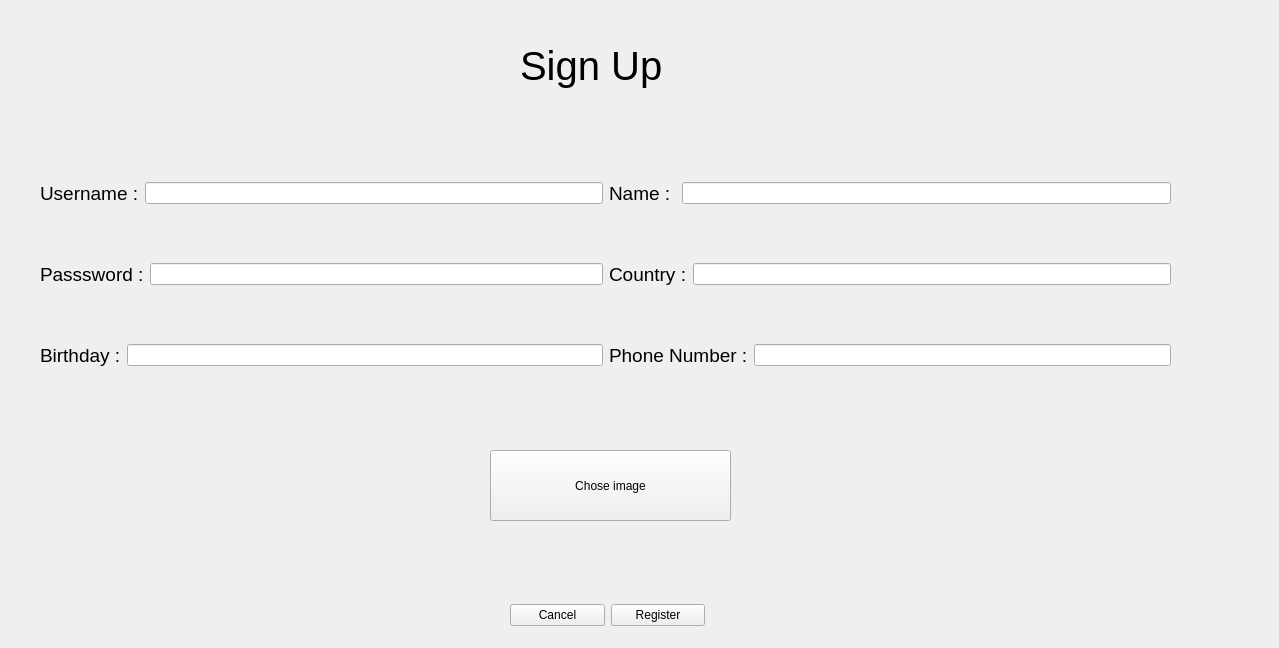
<?xml version="1.0" encoding="UTF-8"?>
<ui version="4.0">
 <class>SignUp</class>
 <widget class="QWidget" name="SignUp">
  <property name="geometry">
   <rect>
    <x>0</x>
    <y>0</y>
    <width>1279</width>
    <height>648</height>
   </rect>
  </property>
  <property name="windowTitle">
   <string>Form</string>
  </property>
  <widget class="QLabel" name="label">
   <property name="geometry">
    <rect>
     <x>520</x>
     <y>30</y>
     <width>281</width>
     <height>71</height>
    </rect>
   </property>
   <property name="font">
    <font>
     <pointsize>30</pointsize>
    </font>
   </property>
   <property name="text">
    <string>Sign Up</string>
   </property>
  </widget>
  <widget class="QWidget" name="layoutWidget">
   <property name="geometry">
    <rect>
     <x>40</x>
     <y>130</y>
     <width>1131</width>
     <height>291</height>
    </rect>
   </property>
   <layout class="QHBoxLayout" name="horizontalLayout">
    <item>
     <layout class="QVBoxLayout" name="verticalLayout_2">
      <item>
       <layout class="QHBoxLayout" name="horizontalLayout_9">
        <item>
         <widget class="QLabel" name="UsernameLabel">
          <property name="font">
           <font>
            <pointsize>14</pointsize>
           </font>
          </property>
          <property name="text">
           <string>Username :</string>
          </property>
         </widget>
        </item>
        <item>
         <widget class="QLineEdit" name="UsernameLineEdit"/>
        </item>
       </layout>
      </item>
      <item>
       <layout class="QHBoxLayout" name="horizontalLayout_10">
        <item>
         <widget class="QLabel" name="Passwordlabel">
          <property name="font">
           <font>
            <pointsize>14</pointsize>
           </font>
          </property>
          <property name="text">
           <string>Passsword :</string>
          </property>
         </widget>
        </item>
        <item>
         <widget class="QLineEdit" name="PasswordLineEdit"/>
        </item>
       </layout>
      </item>
      <item>
       <layout class="QHBoxLayout" name="horizontalLayout_11">
        <item>
         <widget class="QLabel" name="Birthdaylabel">
          <property name="font">
           <font>
            <pointsize>14</pointsize>
           </font>
          </property>
          <property name="text">
           <string>Birthday :</string>
          </property>
         </widget>
        </item>
        <item>
         <widget class="QLineEdit" name="BirthdayLineEdit"/>
        </item>
       </layout>
      </item>
     </layout>
    </item>
    <item>
     <layout class="QVBoxLayout" name="verticalLayout">
      <item>
       <layout class="QHBoxLayout" name="horizontalLayout_5">
        <item>
         <widget class="QLabel" name="NameLabel">
          <property name="font">
           <font>
            <pointsize>14</pointsize>
           </font>
          </property>
          <property name="text">
           <string>Name : </string>
          </property>
         </widget>
        </item>
        <item>
         <widget class="QLineEdit" name="NameLineEdit"/>
        </item>
       </layout>
      </item>
      <item>
       <layout class="QHBoxLayout" name="horizontalLayout_6">
        <item>
         <widget class="QLabel" name="Countrylabel">
          <property name="font">
           <font>
            <pointsize>14</pointsize>
           </font>
          </property>
          <property name="text">
           <string>Country :</string>
          </property>
         </widget>
        </item>
        <item>
         <widget class="QLineEdit" name="CountryLineEdit"/>
        </item>
       </layout>
      </item>
      <item>
       <layout class="QHBoxLayout" name="horizontalLayout_8">
        <item>
         <widget class="QLabel" name="PhonNumbeLabel">
          <property name="font">
           <font>
            <pointsize>14</pointsize>
           </font>
          </property>
          <property name="text">
           <string>Phone Number :</string>
          </property>
         </widget>
        </item>
        <item>
         <widget class="QLineEdit" name="PhoneNumberLineEdit"/>
        </item>
       </layout>
      </item>
     </layout>
    </item>
   </layout>
  </widget>
  <widget class="QPushButton" name="ChoseProfile">
   <property name="geometry">
    <rect>
     <x>490</x>
     <y>450</y>
     <width>241</width>
     <height>71</height>
    </rect>
   </property>
   <property name="text">
    <string>Chose image</string>
   </property>
  </widget>
  <widget class="QWidget" name="layoutWidget">
   <property name="geometry">
    <rect>
     <x>510</x>
     <y>600</y>
     <width>195</width>
     <height>31</height>
    </rect>
   </property>
   <layout class="QHBoxLayout" name="horizontalLayout_2">
    <item>
     <widget class="QPushButton" name="CancelButton">
      <property name="text">
       <string>Cancel</string>
      </property>
     </widget>
    </item>
    <item>
     <widget class="QPushButton" name="RegisterButton">
      <property name="text">
       <string>Register</string>
      </property>
     </widget>
    </item>
   </layout>
  </widget>
 </widget>
 <resources/>
 <connections/>
</ui>
